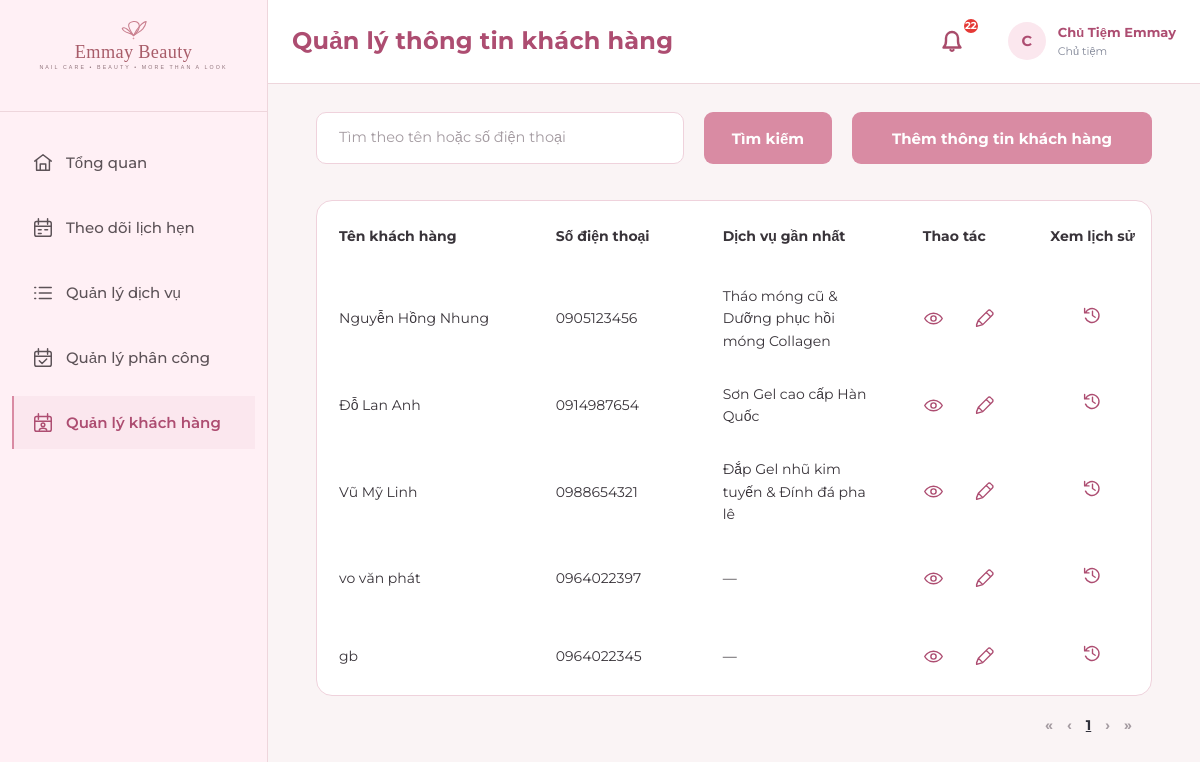
/owner/customers/ (signed in), run on an earlier commit of the app's database.
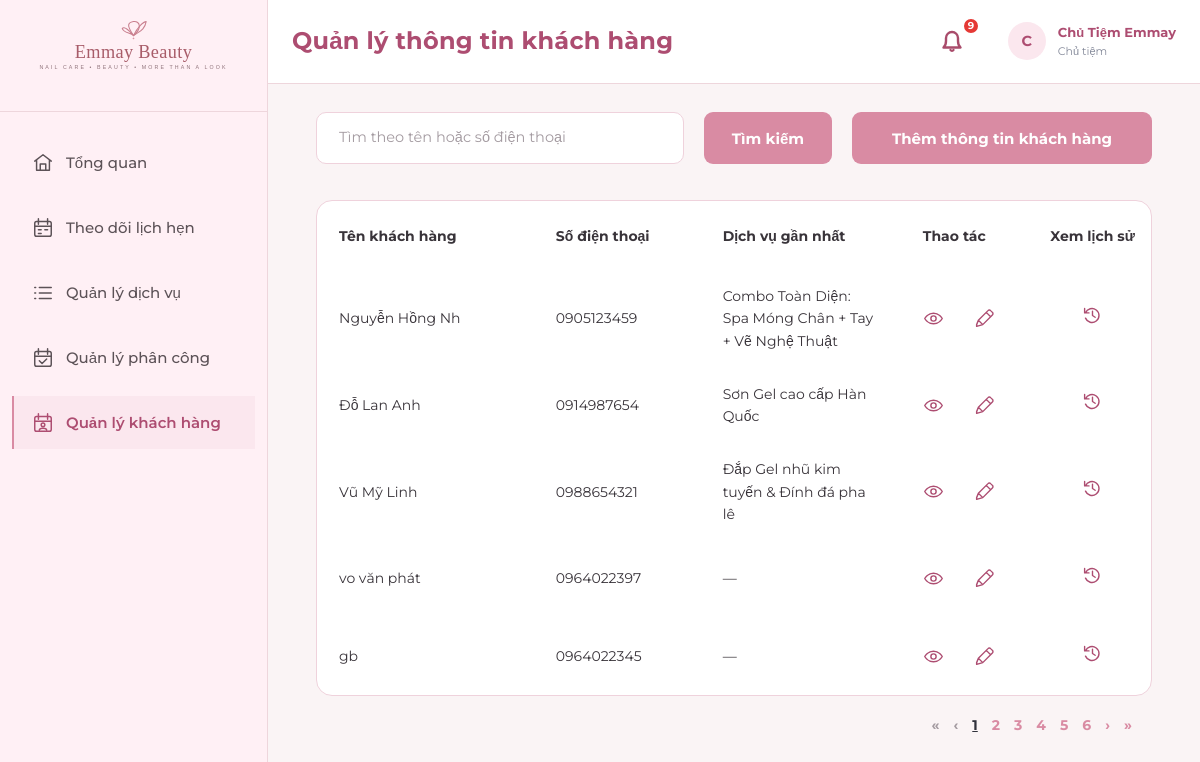
And on a later commit of the database.
### apps/accounts/models.py (models this page shows, shortened)
class KhachHang(models.Model):
    ma_khach_hang = models.CharField(max_length=10, primary_key=True, verbose_name='Mã khách hàng')
    ho_ten = models.CharField(max_length=50, verbose_name='Họ và tên')
    so_dien_thoai = models.CharField(max_length=10, validators=[phone_validator], verbose_name='Số điện thoại')
    link_facebook = models.CharField(max_length=255, blank=True, null=True, verbose_name='Link Facebook')
    link_zalo = models.CharField(max_length=255, blank=True, null=True, verbose_name='Link Zalo')
    dich_vu_truc_tiep = models.ForeignKey('services.DichVu', db_column='MaDichVu', on_delete=models.SET_NULL, null=True, blank=True, related_name='khach_hang_truc_tiep', verbose_name='Dịch vụ khách hàng chọn')
    class Meta:
        db_table = 'KhachHang'
        verbose_name = 'Khách Hàng'
        verbose_name_plural = 'Khách Hàng'
        ordering = ['ma_khach_hang']

### apps/accounts/views.py (the view)
# urls.py: path('customers/', account_views.owner_customers_list, name='customers_list'),
@owner_required
def owner_customers_list(request):
    query = request.GET.get('q', '').strip()
    customers = KhachHang.objects.all()
    invalid_query = bool(query) and any(
        not (char.isalnum() or char.isspace() or unicodedata.category(char).startswith('M'))
        for char in query
    )
    if invalid_query:
        customers = customers.none()
    elif query:
        customers = customers.filter(
            Q(ho_ten__icontains=query) | Q(so_dien_thoai__icontains=query)
        )
    from apps.appointments.models import ChiTietLichHen
    latest_service = ChiTietLichHen.objects.filter(
        lich_hen__khach_hang_id=OuterRef('pk'), lich_hen__trang_thai='Hoàn thành',
    ).order_by('-lich_hen__ngay_gio_bat_dau', '-lich_hen_id', '-pk').values('ten_dich_vu_dat')[:1]
    customers = customers.annotate(latest_service=Subquery(latest_service)).order_by('ma_khach_hang')
    page_obj = Paginator(customers, 5).get_page(request.GET.get('page'))
    return render(request, 'owner/customers_management.html', {
        'customers': page_obj,
        'page_obj': page_obj,
        'page_range': page_obj.paginator.get_elided_page_range(page_obj.number),
        'query': query,
        'invalid_query': invalid_query,
    })

### apps/notifications/context_processors.py (called while the page is built)
def notifications_processor(request):
    context = {
        'unread_notifications_count': 0,
        'recent_notifications': [],
        'unread_rejection_ids': [],
    }
    if request.user.is_authenticated:
        try:
            tai_khoan = getattr(request.user, 'tai_khoan', None)
            if tai_khoan:
                user_notifications = ThongBao.objects.filter(tai_khoan=tai_khoan)
                context['unread_notifications_count'] = user_notifications.filter(da_doc=False).count()
                if tai_khoan.vai_tro == 'Chủ Tiệm':
                    context['unread_rejection_ids'] = list(user_notifications.filter(da_doc=False, loai_thong_bao='Từ chối').values_list('pk', flat=True))
                context['recent_notifications'] = user_notifications.order_by('-thoi_diem_tao')[:8]
        except Exception:
            pass
    return context

### templates/owner/customers_management.html (shortened to what this page needs)
{% extends 'owner/overview.html' %}
{% block body_class %} owner-overview owner-customers{% endblock %}
{% block extra_css %}<link rel="stylesheet" href="/static/css/owner-overview.css"><link rel="stylesheet" href="/static/css/owner-customers-management.css?v=layout-20261111">{% endblock %}
{% block page_title %}Quản lý thông tin khách hàng{% endblock %}
{% block content %}
<div class="customer-management-toolbar">
  <form method="get" class="customer-management-search" role="search">
    <input id="customer-search" type="search" name="q" value="{{ query }}" placeholder="Tìm theo tên hoặc số điện thoại">
    <button type="submit" class="customer-management-button">Tìm kiếm</button>
  </form>
  <a href="{% url 'owner:customer_create' %}" class="customer-management-button customer-management-add">Thêm thông tin khách hàng</a>
</div>
<div class="customer-management-card">
{% if invalid_query %}
  <div class="customer-search-invalid" role="alert"><strong>Tiêu chí tìm kiếm không hợp lệ</strong><p>Vui lòng nhập tên khách hàng hoặc số điện thoại.</p></div>
{% elif query and not customers %}
  <div class="customer-search-empty" role="status"><div class="customer-search-empty-icon" aria-hidden="true"><svg viewBox="0 0 48 48"><path d="M12 12l24 24M36 12 12 36"/></svg></div><strong>Không tìm thấy khách</strong></div>
{% else %}
<div class="customer-management-table-wrap"><table class="customer-management-table{% if query %} customer-search-results{% endif %}">
  <thead><tr><th>Tên khách hàng</th><th>Số điện thoại</th><th>Dịch vụ gần nhất</th><th>Thao tác</th><th>Xem lịch sử</th></tr></thead>
  <tbody>{% for customer in customers %}
    <tr><td>{{ customer.ho_ten }}</td><td>{{ customer.so_dien_thoai }}</td><td>{{ customer.latest_service|default:'—' }}</td>
      <td><div class="customer-management-actions">
        <a href="{% url 'owner:customer_detail' customer.pk %}?display=profile" aria-label="Xem thông tin {{ customer.ho_ten }}"><svg viewBox="0 0 24 24" aria-hidden="true"><path d="M2 12s3.5-6 10-6 10 6 10 6-3.5 6-10 6S2 12 2 12Z"/><circle cx="12" cy="12" r="3"/></svg></a>
        <a href="{% url 'owner:customer_update' customer.pk %}" aria-label="Sửa thông tin {{ customer.ho_ten }}"><svg viewBox="0 0 24 24" aria-hidden="true"><path d="M3 19l2-5L16 3a2 2 0 0 1 3 0l2 2a2 2 0 0 1 0 3L10 19l-7 2zM5 14l5 5M14 5l5 5"/></svg></a>
      </div></td>
      <td><a class="customer-management-history" href="{% url 'owner:customer_detail' customer.pk %}?display=history" aria-label="Xem lịch sử {{ customer.ho_ten }}"><svg viewBox="0 0 24 24" aria-hidden="true"><path d="M3 4v5h5M4 9a8 8 0 1 1 0 6M12 7v5l3 2"/></svg></a></td>
    </tr>
  {% empty %}<tr><td colspan="5" class="customer-management-empty">Không tìm thấy khách hàng nào.</td></tr>{% endfor %}</tbody>
</table></div>
{% endif %}
</div>
{% if page_obj.paginator.count %}<nav class="customer-management-pagination" aria-label="Phân trang khách hàng">
  {% if page_obj.has_previous %}<a href="?q={{ query|urlencode }}&amp;page=1" aria-label="Trang đầu">«</a><a href="?q={{ query|urlencode }}&amp;page={{ page_obj.previous_page_number }}" aria-label="Trang trước">‹</a>{% else %}<span aria-disabled="true">«</span><span aria-disabled="true">‹</span>{% endif %}
  {% for number in page_range %}{% if number == page_obj.paginator.ELLIPSIS %}<span>…</span>{% elif number == page_obj.number %}<span aria-current="page">{{ number }}</span>{% else %}<a href="?q={{ query|urlencode }}&amp;page={{ number }}">{{ number }}</a>{% endif %}{% endfor %}
  {% if page_obj.has_next %}<a href="?q={{ query|urlencode }}&amp;page={{ page_obj.next_page_number }}" aria-label="Trang sau">›</a><a href="?q={{ query|urlencode }}&amp;page={{ page_obj.paginator.num_pages }}" aria-label="Trang cuối">»</a>{% else %}<span aria-disabled="true">›</span><span aria-disabled="true">»</span>{% endif %}
</nav>{% endif %}
{% endblock %}

What changed in the data, as far as the page shows it:
changed KhachHang: ho_ten "Nguyễn Hồng Nhung" → "Nguyễn Hồng Nh"; so_dien_thoai "0905123456" → "0905123459"; latest_service "Tháo móng cũ & Dưỡng phục hồi móng Collagen" → "Combo Toàn Diện: Spa Móng Chân + Tay + Vẽ Nghệ Thuật"
Also different on the page:
{{ unread_notifications_count }}: "22" → "9"
new list line: "2"
new list line: "3"
new list line: "4"
new list line: "5"
new list line: "6"
